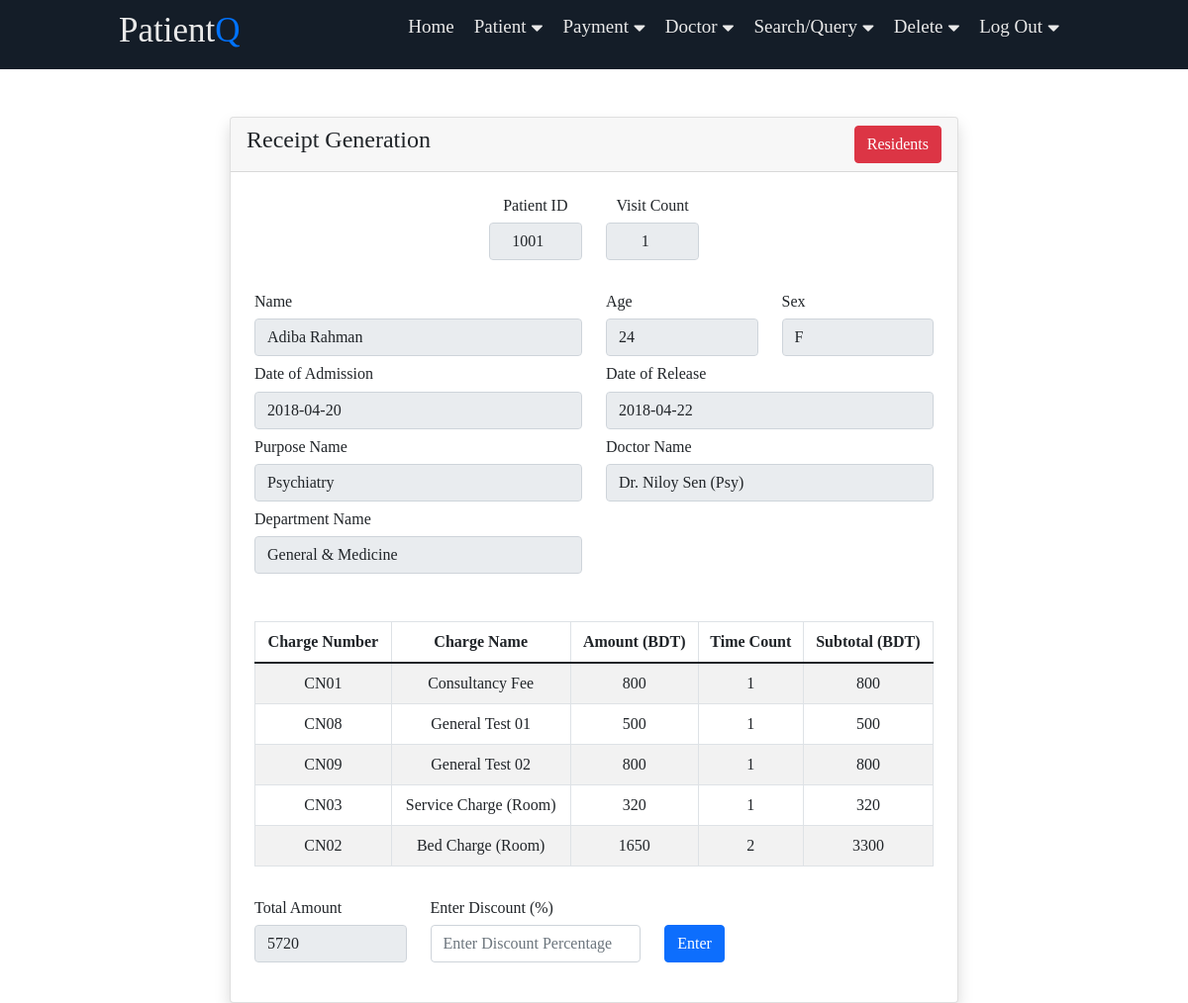
/v_02/payment/include-discount.php?p_id=1001, run on the app's committed database.
### tables this page shows
create table patient (
    p_id int auto_increment,
    p_name varchar(30),
    p_age smallint,
    p_sex varchar(1),
    mobile_no varchar(15),
    address varchar(40),
    isResident varchar(1),
    room_no varchar(10),
    primary key (p_id),
    check (isResident = '0' or isResident = '1'),
    check (p_sex = 'F' or p_sex = 'M')
);

create table payment_history (
    visit_count smallint,
    p_id int,
    purpose_id varchar(7),
    payable_amount mediumint,
    paid mediumint,
    admission_date date,
    release_date date,
    assign_dr_init varchar(7),
    note Varchar(120),
    discount_pct smallint,
    primary key (p_id, visit_count),
    check (discount_pct >= 0 and discount_pct <= 100)
);

create table purpose (
    purpose_id varchar(7),
    purpose_name varchar(30),
    dept_init varchar(20),
    primary key (purpose_id)
);

create table doctor (
    dr_init varchar(7),
    dr_name varchar(30),
    dept_init varchar(20),
    room_no varchar(10),
    primary key (dr_init)
);

create table department (
    dept_init varchar(20),
    dept_name varchar(30),
    room_no varchar(10),
    dept_head_init varchar(7),
    primary key (dept_init)
);

### v_02/payment/include-discount.php (the view, shortened to what this page needs)
<?php
    include('../includes/header.php');
    include ('../roots/db-connect.php');
?>
<?php
    if (isset($_GET['p_id'])) {
        $p_id = mysqli_real_escape_string($connect, $_GET['p_id']);
        $query = "SELECT COUNT(visit_count) visit_count FROM payment_history where p_id = '$p_id' ";
        $query_run_visit = mysqli_query($connect, $query);
        $visitTuple = mysqli_fetch_assoc($query_run_visit);
        $v_cnt = $visitTuple['visit_count'];
        $query = "SELECT * FROM patient where p_id = '$p_id' ";
        $query_run_patient = mysqli_query($connect, $query);
        $patientTuple = mysqli_fetch_assoc($query_run_patient);
        $query = "SELECT * FROM payment_history where p_id = '$p_id' AND visit_count = '$v_cnt' ";
        $query_run_payment = mysqli_query($connect, $query);
        $paymentTuple = mysqli_fetch_assoc($query_run_payment);
        $query = "SELECT purpose_name, dept_name
                FROM payment_history, purpose, department
                WHERE p_id = '$p_id' AND visit_count = '$v_cnt' AND payment_history.purpose_id = purpose.purpose_id
                AND purpose.dept_init = department.dept_init; ";
        $query_run_purpose_dept = mysqli_query($connect, $query);
        $purposeDeptTuples = mysqli_fetch_assoc($query_run_purpose_dept);
    }
    $query = "SELECT dr_name
        FROM payment_history, doctor
        WHERE p_id = '$p_id' AND visit_count = '$v_cnt'
        AND payment_history.assign_dr_init = doctor.dr_init;";
    $query_run_dr = mysqli_query($connect, $query);
    $doctorTuple = mysqli_fetch_assoc($query_run_dr);
    $query = "SELECT charge_sheet.charge_num, charge_sheet.charge_name, amount, time_count, (amount * time_count) AS subtotal
        FROM patient_record, charge_sheet
        WHERE p_id = '$p_id' AND visit_count = '$v_cnt'
        AND patient_record.history = charge_sheet.charge_num;";
    $query_run_charges = mysqli_query($connect, $query);
    $query = "SELECT SUM(amount * time_count) AS total
        FROM patient_record, charge_sheet
        WHERE p_id = '$p_id' AND visit_count = '$v_cnt'
        AND patient_record.history = charge_sheet.charge_num;";
    $query_run_total = mysqli_query($connect, $query);
    $totalTuple = mysqli_fetch_assoc($query_run_total);
?>
<div class="container mt-5">
    <div class="row">
        <div class="col-md-2"> </div>
        <div class="col-md-8">
            <div class="card shadow">
                <div class="card-header">
                    <h4>Receipt Generation
                    <a href="../payment/search-residents.php" class = "btn btn-danger float-end">Residents</a>
                    </h4>
                </div>
                <div class="card-body p-4">
                    <form action="../roots/source-codes.php" method="POST">
                        <div class="row mb-3">
                            <div class="col-md-4 mb-3"> </div>
                            <div class="col-md-2 mb-3">
                                <p class="h6 text-center">Patient ID</p>
                                <input type="number" name="p_id" class="form-control text-center" value="<?=$_GET['p_id']?>" readonly>
                            </div>
                            <div class="col-md-2 mb-3">
                                <p class="h6 text-center">Visit Count</p>
                                <input type="number" name="visit_count" class="form-control text-center" value="<?=$v_cnt?>" readonly>
                            </div>
                            <div class="col-md-4 mb-3"> </div>
                        </div>
                        <div class="row">
                            <div class="col-md-6 mb-2">
                                <p class="h6">Name</p>
                                <input type="text" name="p_name" class="form-control" value="<?=$patientTuple['p_name'] ?>" readonly>
                            </div>
                            <div class="col-md-3 mb-2">
                                <p class="h6">Age</p>
                                <input type="number" name="p_age" class="form-control" value="<?=$patientTuple['p_age'] ?>" readonly>
                            </div>
                            <div class="col-md-3 mb-2">
                                <p class="h6">Sex</p>
                                <input type="text" name="p_sex" class="form-control" value="<?=$patientTuple['p_sex'] ?>" readonly>
                            </div>
                        </div>
                        <div class="row">
                            <div class="col-md-6 mb-2">
                                <p class="h6">Date of Admission</p>
                                <input type="text" name="admission_date" class="form-control" value="<?=$paymentTuple['admission_date'] ?>" readonly>
                            </div>
                            <div class="col-md-6 mb-2">
                                <p class="h6">Date of Release</p>
                                <input type="text" name="release_date" class="form-control" value="<?=$paymentTuple['release_date'] ?>" readonly>
                            </div>
                        </div>
                        <div class="row">
                            <div class="col-md-6 mb-2">
                                <p class="h6">Purpose Name</p>
                                <input type="text" name="purpose_name" class="form-control" value="<?=$purposeDeptTuples['purpose_name'] ?>" readonly>
                            </div>
                            <div class="col-md-6 mb-2">
                                <p class="h6">Doctor Name</p>
                                <?php  if ($doctorTuple['dr_name']):?>
                                    <input type="text" name="dr_name" class="form-control" value="<?=$doctorTuple['dr_name']?>" readonly>
                                <?php  else:?>
                                    <input type="text" name="dr_name" class="form-control" value="Doctor Not Found" readonly>
                                <?php endif; ?>
                            </div>
                        </div>
                        <div class="row mb-5">
                            <div class="col-md-6">
                                <p class="h6">Department Name</p>
                                <input type="name" name="dept_name" class="form-control" value="<?=$purposeDeptTuples['dept_name'] ?>" readonly>
                            </div>
                            <div class="col-md-6"> </div>
                        </div>
                        <table class="table table-bordered table-striped">
                            <thead align="center">
                                <tr>
                                    <th>Charge Number</th>
                                    <th>Charge Name</th>
                                    <th>Amount (BDT)</th>
                                    <th>Time Count</th>
                                    <th>Subtotal (BDT)</th>
                                </tr>
                            </thead>
                            <tbody align="center">
                                <?php
                                    if (mysqli_num_rows($query_run_charges) > 0) {
                                        foreach ($query_run_charges as $charge) {
                                            ?>
                                            <tr>
                                                <td> <?= $charge['charge_num']; ?> </td>
                                                <td> <?= $charge['charge_name']; ?> </td>
                                                <td> <?= $charge['amount']; ?> </td>
                                                <td> <?= $charge['time_count']; ?> </td>
                                                <td> <?= $charge['subtotal']; ?> </td>
                                            </tr>
                                            <?php
                                        }
                                    } else {
                                        ?>
                                            <tr>
                                                <td colspan="5">No Record Found!</td>
                                            </tr>
                                        <?php
                                    }
                                ?>
                            </tbody>
                        </table>
                            <div class="row">
                                <div class="col-md-3 mb-3">
                                <p class="h6">Total Amount</p>
                                <input type="number" name="total_amount" class="form-control" value="<?=$totalTuple['total'] ?>" readonly>
                            </div>
                            <div class="col-md-4 mb-3">
                            <p class="h6">Enter Discount (%)</p>
                                <input type="number" name="discount_pct" class="form-control" placeholder="Enter Discount Percentage" required>
                            </div>
                            <div class="col-md-5 mb-6">
                                <p class="h6">&nbsp</p>
                                <button type="submit" name="apply_discount" class="btn btn-primary">Enter</button>
                            </div>
                        </div>
                    </form>
                </div>
            </div>
        </div>
        <div class="col-md-2"> </div>
    </div>
</div>
<?php
    include('../includes/footer.php');
?>

### v_02/navbar/style.css (style rules this page uses)
:root { --color-primary: #0073ff; --color-white: #e9e9e9; --color-black: #141d28; --color-black-1: #212b38; }
* { margin: 0; padding: 0; box-sizing: border-box; }
body { font-family: Trebuchet MS; }

### data on the page
patient: p_name "Adiba Rahman", p_age "24", p_sex "F"
payment_history: admission_date "2018-04-20", release_date "2018-04-22"
purpose: purpose_name "Psychiatry", dept_name "General & Medicine"
doctor: dr_name "Dr. Niloy Sen (Psy)"

### other printed values
$charge['charge_num'] "CN01"
$charge['charge_name'] "Consultancy Fee"
$charge['amount'] "800"
$charge['time_count'] "1"
$charge['subtotal'] "800"
$charge['charge_num'] "CN08"
$charge['charge_name'] "General Test 01"
$charge['amount'] "500"
$charge['subtotal'] "500"
$charge['charge_num'] "CN09"
$charge['charge_name'] "General Test 02"
$charge['charge_num'] "CN03"
$charge['charge_name'] "Service Charge (Room)"
$charge['amount'] "320"
$charge['subtotal'] "320"
